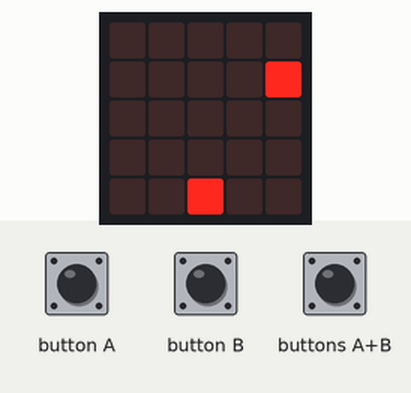
This program was run on a simulated BBC micro:bit (MakeCode). Parts: the board's 5×5 LED display. The inputs (shaded band) are chosen by the test bench. Random numbers come from a fixed seed.

Above: at 1.2 s.
1.3 s: button A pressed for 0.15 s
At 1.64 s:
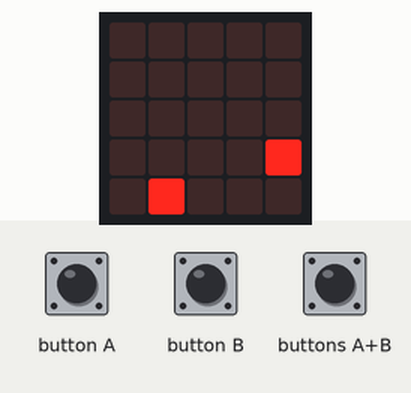
2.0 s: button B pressed for 0.15 s
At 2.52 s:
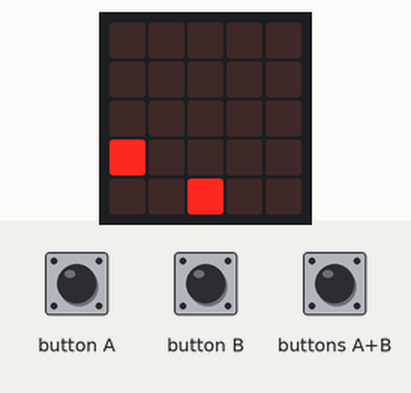
2.7 s: button A pressed for 0.15 s
At 2.95 s:
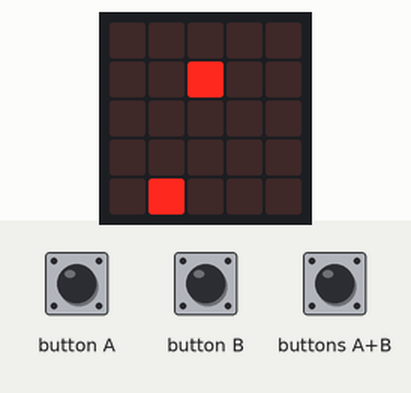
3.4 s: button B pressed for 0.15 s
At 3.83 s:
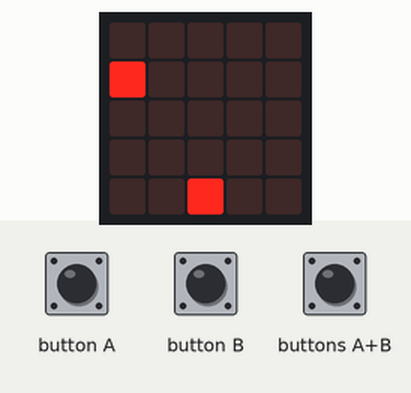
4.1 s: buttons A+B pressed for 0.15 s
At 4.6 s:
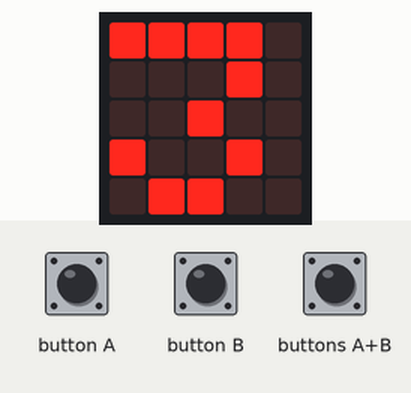

The program:

main.ts
```typescript
input.onButtonPressed(Button.A, function () {
    if (jugador.get(LedSpriteProperty.X) > 0) {
        jugador.change(LedSpriteProperty.X, -1)
    }
})
input.onButtonPressed(Button.AB, function () {
    basic.showNumber(vidas)
})
input.onButtonPressed(Button.B, function () {
    if (jugador.get(LedSpriteProperty.X) < 4) {
        jugador.change(LedSpriteProperty.X, 1)
    }
})
let jugador: game.LedSprite = null
let vidas = 0
basic.clearScreen()
vidas = 3
jugador = game.createSprite(2, 4)
let enemigo = game.createSprite(randint(0, 4), 0)
basic.forever(function () {
    if (enemigo.get(LedSpriteProperty.Y) == 4) {
        enemigo.set(LedSpriteProperty.Y, 0)
        enemigo.set(LedSpriteProperty.X, randint(0, 4))
    }
    basic.pause(200)
    enemigo.change(LedSpriteProperty.Y, 1)
    if (enemigo.isTouching(jugador)) {
        vidas += -1
        basic.showNumber(vidas)
        enemigo.set(LedSpriteProperty.Y, 0)
        enemigo.set(LedSpriteProperty.X, randint(0, 4))
    }
    if (vidas == 0) {
        basic.showString("FIN")
        game.gameOver()
    }
})
```

test.ts
```typescript
// aquí va el archivo "tests"; esto no se compilará cuando este paquete se utilice como una extensión.
```
